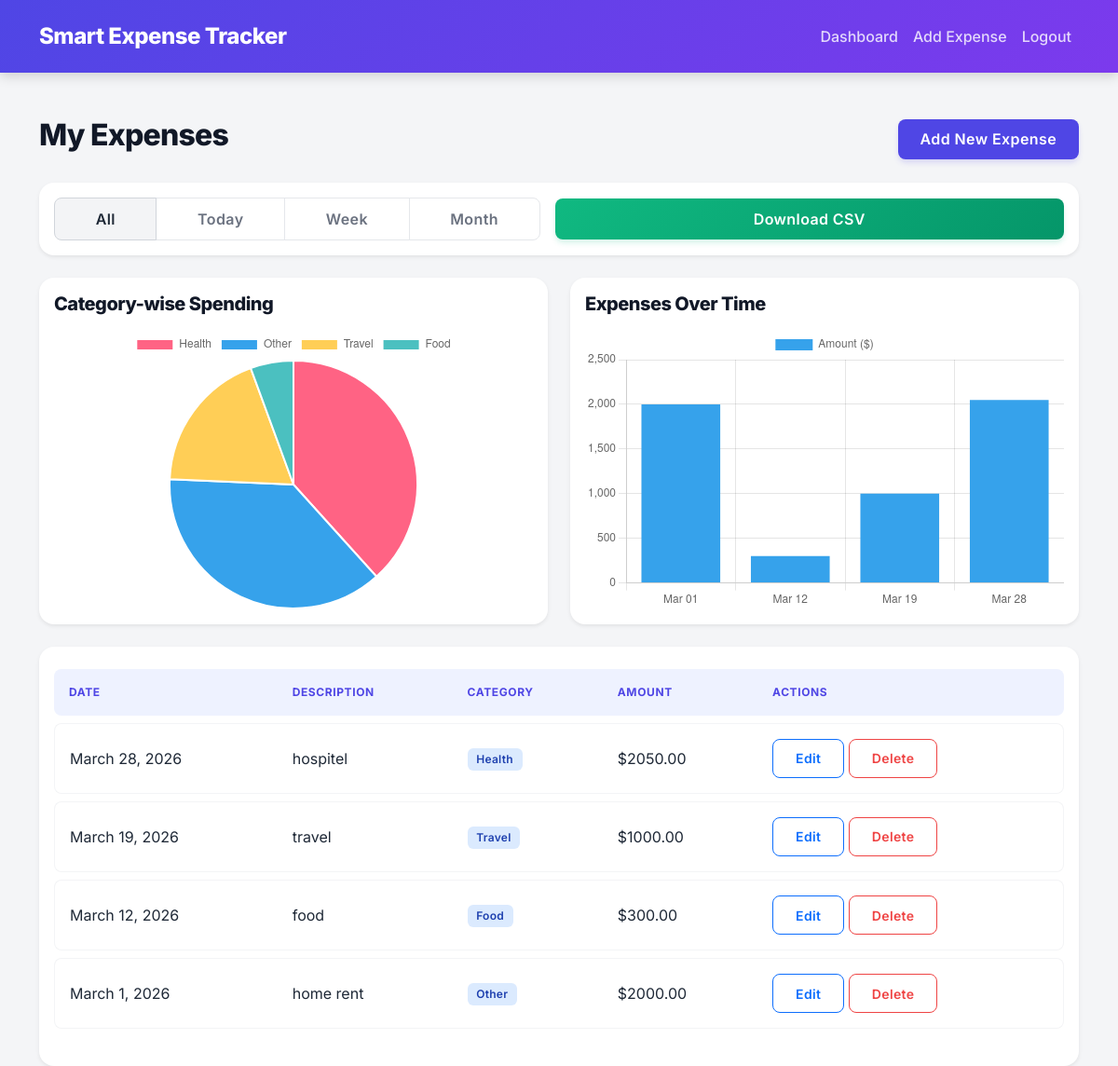
Screenshot of / (signed in) with the database file from the repository.
### expenses/models.py (models this page shows, shortened)
class Expense(models.Model):
    CATEGORY_CHOICES = [
        ('Food', 'Food'),
        ('Travel', 'Travel'),
        ('Utilities', 'Utilities'),
        ('Entertainment', 'Entertainment'),
        ('Shopping', 'Shopping'),
        ('Health', 'Health'),
        ('Other', 'Other'),
    ]
    user = models.ForeignKey(User, on_delete=models.CASCADE)
    description = models.CharField(max_length=255)
    amount = models.DecimalField(max_digits=10, decimal_places=2)
    date = models.DateField()
    category = models.CharField(max_length=50, choices=CATEGORY_CHOICES, default='Other')
    notes = models.TextField(blank=True, null=True)

### expenses/views.py (the view, shortened to what this page needs)
# urls.py: path('', views.dashboard, name='dashboard'),
@login_required
def dashboard(request):
    expenses = Expense.objects.filter(user=request.user).order_by('-date', '-id')
    filter_type = request.GET.get('filter')
    today = timezone.now().date()
    if filter_type == 'today':
        expenses = expenses.filter(date=today)
    elif filter_type == 'week':
        start_week = today - timedelta(days=today.weekday())
        expenses = expenses.filter(date__gte=start_week)
    elif filter_type == 'month':
        expenses = expenses.filter(date__year=today.year, date__month=today.month)
    category_data = list(expenses.values('category').annotate(total=Sum('amount')).order_by('-total'))
    date_data = list(expenses.values('date').annotate(total=Sum('amount')).order_by('date'))
    context = {
        'expenses': expenses,
        'filter_type': filter_type,
        'category_data': category_data,
        'date_data': date_data,
    }
    return render(request, 'expenses/dashboard.html', context)

### expenses/templates/expenses/dashboard.html (shortened to what this page needs)
{% extends "base.html" %}
{% block content %}
<div class="d-flex justify-content-between align-items-center mb-4">
    <h2>My Expenses</h2>
    <div>
        <a href="{% url 'add_expense' %}" class="btn btn-primary d-none d-md-inline-block">Add New Expense</a>
    </div>
</div>
<div class="card shadow-sm mb-4">
    <div class="card-body d-flex flex-column flex-md-row justify-content-between align-items-center gap-3">
        <div class="btn-group w-100" role="group">
            <a href="?filter=all" class="btn btn-outline-secondary {% if filter_type != 'today' and filter_type != 'week' and filter_type != 'month' %}active{% endif %}">All</a>
            <a href="?filter=today" class="btn btn-outline-secondary {% if filter_type == 'today' %}active{% endif %}">Today</a>
            <a href="?filter=week" class="btn btn-outline-secondary {% if filter_type == 'week' %}active{% endif %}">Week</a>
            <a href="?filter=month" class="btn btn-outline-secondary {% if filter_type == 'month' %}active{% endif %}">Month</a>
        </div>
        <a href="?export=csv{% if filter_type %}&filter={{ filter_type }}{% endif %}" class="btn btn-success w-100 w-md-auto text-nowrap">Download CSV</a>
    </div>
</div>
{% if expenses %}
<div class="row mb-4">
    <div class="col-md-6 mb-4 mb-md-0">
        <div class="card shadow-sm h-100">
            <div class="card-body">
                <h5 class="card-title mb-3">Category-wise Spending</h5>
                <div style="position: relative; height: 300px;">
                    <canvas id="categoryChart"></canvas>
                </div>
            </div>
        </div>
    </div>
    <div class="col-md-6">
        <div class="card shadow-sm h-100">
            <div class="card-body">
                <h5 class="card-title mb-3">Expenses Over Time</h5>
                <div style="position: relative; height: 300px;">
                    <canvas id="dateChart"></canvas>
                </div>
            </div>
        </div>
    </div>
</div>
{% endif %}
<div class="card shadow-sm">
    <div class="card-body">
        {% if expenses %}
            <div class="table-responsive">
                <table class="table table-hover">
                    <thead>
                        <tr>
                            <th>Date</th>
                            <th>Description</th>
                            <th>Category</th>
                            <th>Amount</th>
                            <th>Actions</th>
                        </tr>
                    </thead>
                    <tbody>
                        {% for exp in expenses %}
                        <tr>
                            <td>{{ exp.date }}</td>
                            <td>{{ exp.description }}</td>
                            <td><span class="badge bg-secondary">{{ exp.category }}</span></td>
                            <td>${{ exp.amount }}</td>
                            <td>
                                <a href="{% url 'edit_expense' exp.id %}" class="btn btn-sm btn-outline-primary">Edit</a>
                                <a href="{% url 'delete_expense' exp.id %}" class="btn btn-sm btn-outline-danger">Delete</a>
                            </td>
                        </tr>
                        {% endfor %}
                    </tbody>
                </table>
            </div>
        {% else %}
            <p class="text-muted text-center py-4">No expenses found. Start by adding one!</p>
        {% endif %}
    </div>
</div>
{% if expenses %}
<script>
    document.addEventListener('DOMContentLoaded', function() {
        const categoryCtx = document.getElementById('categoryChart').getContext('2d');
        new Chart(categoryCtx, {
            type: 'pie',
            data: {
                labels: [{% for item in category_data %}"{{ item.category }}"{% if not forloop.last %}, {% endif %}{% endfor %}],
                datasets: [{
                    data: [{% for item in category_data %}{{ item.total|floatformat:2 }}{% if not forloop.last %}, {% endif %}{% endfor %}],
                    backgroundColor: ['#FF6384', '#36A2EB', '#FFCE56', '#4BC0C0', '#9966FF', '#FF9F40', '#C9CBCF']
                }]
            },
            options: { responsive: true, maintainAspectRatio: false }
        });
        const dateCtx = document.getElementById('dateChart').getContext('2d');
        new Chart(dateCtx, {
            type: 'bar',
            data: {
                labels: [{% for item in date_data %}"{{ item.date|date:'M d' }}"{% if not forloop.last %}, {% endif %}{% endfor %}],
                datasets: [{
                    label: 'Amount ($)',
                    data: [{% for item in date_data %}{{ item.total|floatformat:2 }}{% if not forloop.last %}, {% endif %}{% endfor %}],
                    backgroundColor: '#36A2EB'
                }]
            },
            options: {
                responsive: true,
                maintainAspectRatio: false,
                scales: { y: { beginAtZero: true } }
            }
        });
    });
</script>
{% endif %}
{% endblock %}

### templates/base.html (shortened to what this page needs)
<!DOCTYPE html>
<html lang="en">
<head>
    <link href="https://cdn.jsdelivr.net/npm/bootstrap@5.3.0/dist/css/bootstrap.min.css" rel="stylesheet">
</head>
<body>
    <nav class="navbar navbar-expand-lg navbar-dark glass-nav mb-5">
        <div class="container">
            <a class="navbar-brand" href="{% url 'dashboard' %}">Smart Expense Tracker</a>
            <div class="collapse navbar-collapse" id="navbarNav">
                <ul class="navbar-nav ms-auto">
                    {% if user.is_authenticated %}
                        <li class="nav-item"><a class="nav-link" href="{% url 'dashboard' %}">Dashboard</a></li>
                        <li class="nav-item"><a class="nav-link" href="{% url 'add_expense' %}">Add Expense</a></li>
                        <li class="nav-item"><a class="nav-link" href="{% url 'logout' %}">Logout</a></li>
                    {% else %}
                        <li class="nav-item"><a class="nav-link" href="{% url 'login' %}">Login</a></li>
                        <li class="nav-item"><a class="nav-link" href="{% url 'signup' %}">Sign Up</a></li>
                    {% endif %}
                </ul>
            </div>
        </div>
    </nav>
    <div class="container">
        {% block content %}{% endblock %}
    </div>
</body>
</html>

### templates/base.html (style rules this page uses)
:root { --primary: #4f46e5; --primary-hover: #4338ca; --secondary: #ec4899; --bg-color: #f4f5f7; --card-bg: #ffffff; --text-main: #1f2937; --text-muted: #6b7280; --shadow-sm: 0 1px 2px 0 rgba(0, 0, 0, 0.05); --shadow-md: 0 4px 6px -1px rgba(0, 0, 0, 0.1), 0 2px 4px -1px rgba(0, 0, 0, 0.06); --shadow-lg: 0 10px 15px -3px rgba(0, 0, 0, 0.1), 0 4px 6px -2px rgba(0, 0, 0, 0.05); --shadow-colored: 0 10px 15px -3px rgba(79, 70, 229, 0.3); }
body { font-family: 'Inter', system-ui, sans-serif; background-color: var(--bg-color); color: var(--text-main); -webkit-font-smoothing: antialiased; }
.glass-nav { background: linear-gradient(135deg, #4f46e5 0%, #7c3aed 100%) !important; box-shadow: 0 4px 12px rgba(0, 0, 0, 0.15); padding: 1rem 0; position: sticky; top: 0; z-index: 1000; }
.navbar-brand { font-weight: 800; font-size: 1.5rem; letter-spacing: -0.02em; color: #ffffff !important; }
.nav-link { font-weight: 500; color: rgba(255, 255, 255, 0.8) !important; transition: color 0.2s ease, transform 0.2s ease; }
.card { border: none; border-radius: 16px; box-shadow: var(--shadow-md); background: var(--card-bg); transition: transform 0.3s ease, box-shadow 0.3s ease; }
h2, h3, h5, .card-title { font-weight: 800; color: #111827; letter-spacing: -0.025em; }
.btn { border-radius: 8px; font-weight: 600; padding: 0.6rem 1.5rem; transition: all 0.2s ease; letter-spacing: 0.025em; }
.btn-primary { background-color: var(--primary); border: none; color: #fff; box-shadow: 0 4px 6px -1px rgba(79, 70, 229, 0.2); }
.btn-success { background: linear-gradient(135deg, #10b981 0%, #059669 100%); color: #fff; border: none; box-shadow: 0 4px 6px -1px rgba(16, 185, 129, 0.2); }
.btn-outline-secondary { border-color: #e5e7eb; color: var(--text-muted); background-color: #fff; }
.btn-outline-secondary:hover, .btn-outline-secondary.active { background-color: #f3f4f6; color: var(--text-main); border-color: #d1d5db; }
.btn-outline-danger { border-color: #ef4444; color: #ef4444; }
.table { border-collapse: separate; border-spacing: 0 8px; width: 100%; }
.table th { font-weight: 700; color: var(--primary); background-color: #eef2ff; text-transform: uppercase; font-size: 0.75rem; letter-spacing: 0.05em; padding: 1rem; border: none; }
.table th:first-child { border-top-left-radius: 8px; border-bottom-left-radius: 8px; }
.table th:last-child { border-top-right-radius: 8px; border-bottom-right-radius: 8px; }
.table td { padding: 1rem; border-bottom: 1px solid #f3f4f6; border-top: 1px solid #f3f4f6; color: var(--text-main); vertical-align: middle; background-color: #fff; }
.table td:first-child { border-left: 1px solid #f3f4f6; border-top-left-radius: 8px; border-bottom-left-radius: 8px; }
.table td:last-child { border-right: 1px solid #f3f4f6; border-top-right-radius: 8px; border-bottom-right-radius: 8px; }
.table-hover tbody tr { transition: transform 0.2s ease, box-shadow 0.2s ease; }
.badge.bg-secondary { background-color: #dbeafe !important; color: #1e40af; border: none; padding: 0.5em 0.8em; font-weight: 600; letter-spacing: 0.025em; }

### rows the page displays
Expense: date "March 28, 2026", description "hospitel", category "Health", amount "2050.00"
Expense: date "March 19, 2026", description "travel", category "Travel", amount "1000.00"
Expense: date "March 12, 2026", description "food", category "Food", amount "300.00"
Expense: date "March 1, 2026", description "home rent", category "Other", amount "2000.00"

### other values shown
chart data {{ item.category }} Health, Other, Travel, Food
chart data {{ item.total|floatformat:2 }} 2050.00, 2000.00, 1000.00, 300.00
chart data {{ item.total|floatformat:2 }} 2000.00, 300.00, 1000.00, 2050.00
